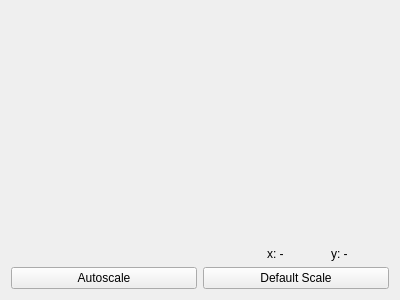
<?xml version="1.0" encoding="UTF-8"?>
<ui version="4.0">
 <class>GraphWidget</class>
 <widget class="QWidget" name="GraphWidget">
  <property name="geometry">
   <rect>
    <x>0</x>
    <y>0</y>
    <width>400</width>
    <height>300</height>
   </rect>
  </property>
  <property name="windowTitle">
   <string>GraphWidget</string>
  </property>
  <layout class="QGridLayout" name="gridLayout">
   <item row="0" column="0" colspan="3">
    <widget class="PlotWidget" name="graph" native="true">
     <property name="sizePolicy">
      <sizepolicy hsizetype="Preferred" vsizetype="Expanding">
       <horstretch>0</horstretch>
       <verstretch>0</verstretch>
      </sizepolicy>
     </property>
    </widget>
   </item>
   <item row="2" column="0" colspan="3">
    <layout class="QHBoxLayout" name="horizontalLayout">
     <item>
      <widget class="QPushButton" name="autoscale_button">
       <property name="text">
        <string>Autoscale</string>
       </property>
      </widget>
     </item>
     <item>
      <widget class="QPushButton" name="default_scale_button">
       <property name="text">
        <string>Default Scale</string>
       </property>
      </widget>
     </item>
    </layout>
   </item>
   <item row="1" column="2">
    <layout class="QHBoxLayout" name="horizontalLayout_2">
     <item>
      <widget class="QLabel" name="x_label">
       <property name="minimumSize">
        <size>
         <width>0</width>
         <height>0</height>
        </size>
       </property>
       <property name="text">
        <string>x: -</string>
       </property>
      </widget>
     </item>
     <item alignment="Qt::AlignBottom">
      <widget class="QLabel" name="y_label">
       <property name="minimumSize">
        <size>
         <width>0</width>
         <height>0</height>
        </size>
       </property>
       <property name="text">
        <string>y: -</string>
       </property>
      </widget>
     </item>
    </layout>
   </item>
  </layout>
 </widget>
 <customwidgets>
  <customwidget>
   <class>PlotWidget</class>
   <extends>QWidget</extends>
   <header>pyqtgraph</header>
   <container>1</container>
  </customwidget>
 </customwidgets>
 <resources/>
 <connections/>
</ui>
